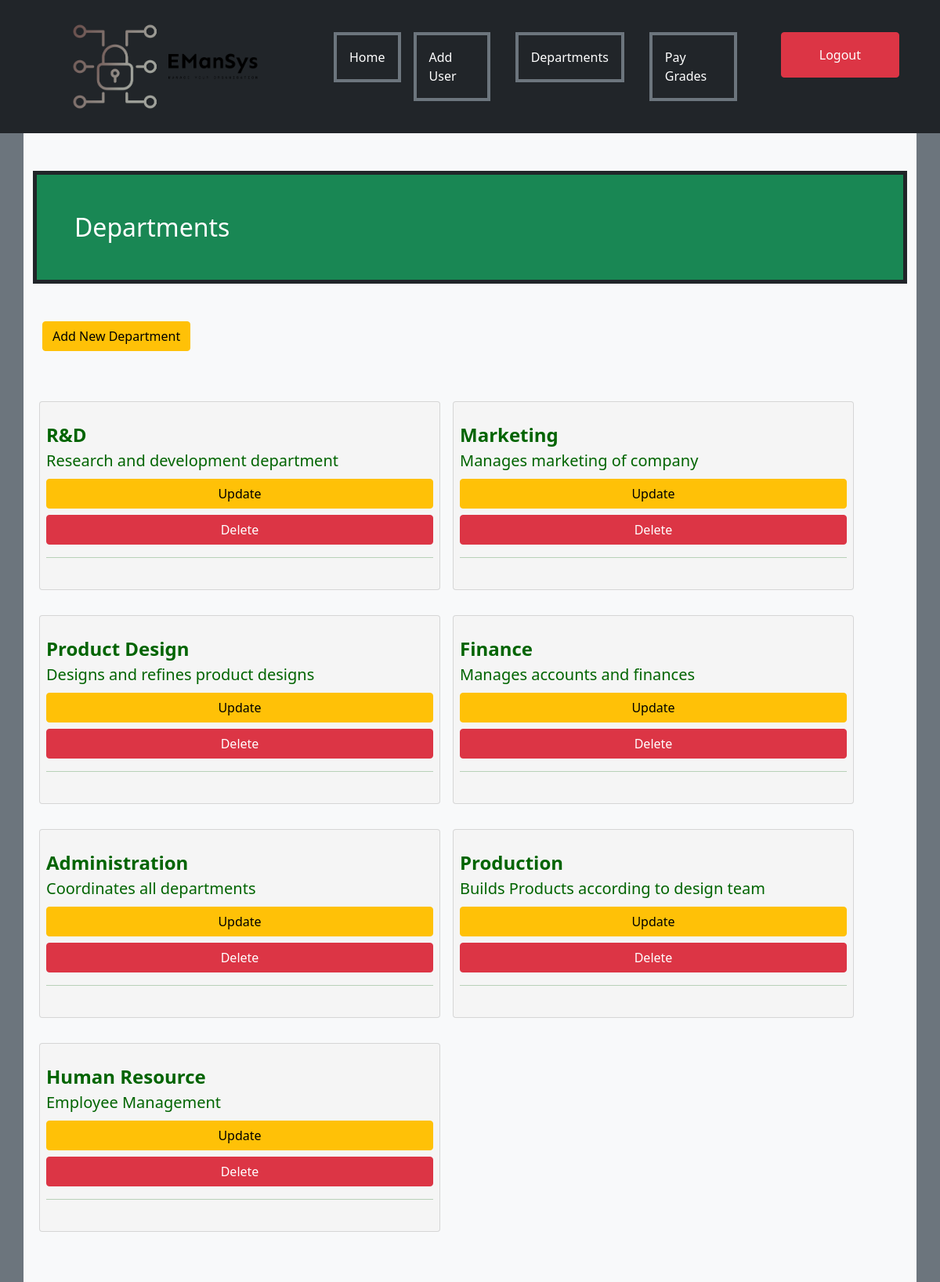
The app's page /superuser/departments/ (signed in) with its own data.
### Authentication/models.py (models this page shows, shortened)
class Department(models.Model):
    objects = models.Manager()
    department_name = models.CharField(max_length=20)
    department_description = models.CharField(max_length=50)

### AdminView/views.py (the view)
# urls.py: path('departments/', views.get_departments, name="departments"),
@login_required(login_url='login')
@user_passes_test(check_if_admin)
def get_departments(request):
    departments = Department.objects.all()
    return render(request, 'admin_view/departments.html', {'departments': departments})

### AdminView/templates/admin_view/departments.html (shortened to what this page needs)
{%extends 'admin_view/base.html'%}
{%block content%}
<div class="container py-5 bg-light">
    <div class="h2 p-5 bg-success border border-dark border-5"  style="color:white;">Departments</div>
    <div class="container my-5">
        <a class="btn btn-warning" href="{%url 'department_form'%}">Add New Department</a>
    </div>
    <div style="display:flex;flex-direction:row;flex-wrap:wrap;">
        {%for department in departments%}
    <div class="card m-2 p-2 py-4 my-3" style="width:32rem; background-color:whitesmoke;color:darkgreen">
        <label class="title fw-bold fs-4">{{department.department_name}}</label>
    <div class="subtitle fs-5">{{department.department_description}}</div>
    <a class="btn btn-warning my-2" href="{%url 'department_update' department.id %}">Update</a>
    <a class="btn btn-danger" href="{%url 'department_delete' department.id %}">Delete</a>
    <hr>
    </div>
    {%endfor%}
    </div>
</div>
{%endblock%}

### records on screen
Department: department_name "R&D", department_description "Research and development department"
Department: department_name "Marketing", department_description "Manages marketing of company"
Department: department_name "Product Design", department_description "Designs and refines product designs"
Department: department_name "Finance", department_description "Manages accounts and finances"
Department: department_name "Administration", department_description "Coordinates all departments"
Department: department_name "Production", department_description "Builds Products according to design team"
Department: department_name "Human Resource", department_description "Employee Management"
